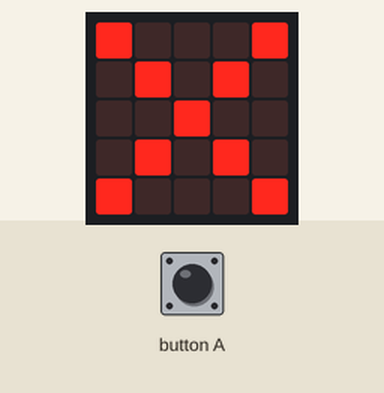
Bench run of a program on a simulated BBC micro:bit (MakeCode). Shown: the board's 5×5 LED display. The test bench sets the inputs (shaded band). The 48×5 strip is a reading aid, not a part: it shows the text the display is scrolling, unrolled, one strip-width of it at a time.

Above: at 1.3 s.
At 4.2 s:
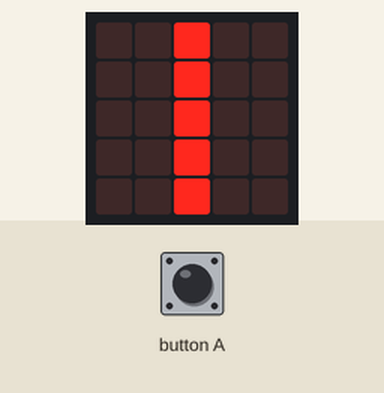
4.3 s: button A pressed for 0.15 s
At 5.4 s:
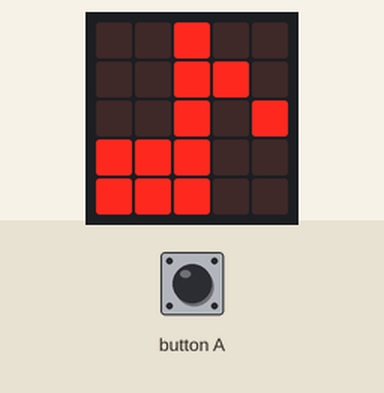
At 6.8 s:
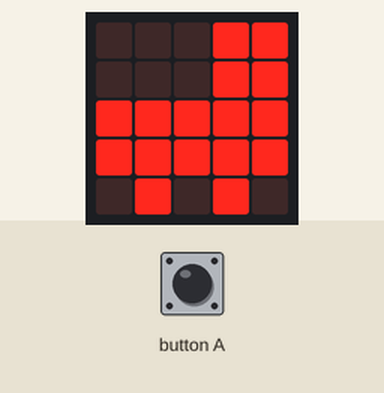
Timing chart, 0 to 8.3 s (numbered marks = the images above; inputs shaded):
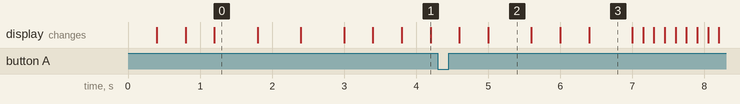

The program:

main.ts
```typescript
input.onButtonPressed(Button.A, function () {
    basic.showLeds(`
        . # # # #
        . # . . #
        . # # # #
        . # . . #
        . # . . #
        `)
    basic.showLeds(`
        . # # # #
        . # . . .
        . # # # #
        . # . . .
        . # # # #
        `)
    basic.showIcon(IconNames.Rollerskate)
    basic.showString("Hello!")
    basic.showLeds(`
        . # # # #
        . # . . .
        . # # # #
        . # . . .
        . # . . .
        `)
    basic.showLeds(`
        . # . . .
        . . . . .
        . # . . .
        . # . . .
        . # . . .
        `)
    basic.showLeds(`
        . # . . .
        . # . . .
        . # . . .
        . # . . .
        . # # # #
        `)
    basic.showLeds(`
        . # . . .
        . . . . .
        . # . . .
        . # . . .
        . # . . .
        `)
    basic.showLeds(`
        . # # # #
        . # . . #
        . # # # #
        . # . . .
        . . . . .
        `)
    basic.showIcon(IconNames.Meh)
    basic.pause(2)
    basic.showLeds(`
        . # . # #
        . # . . #
        . # # # .
        . # . . .
        . . . . .
        `)
    basic.showIcon(IconNames.Rabbit)
    basic.showIcon(IconNames.Ghost)
    basic.showLeds(`
        # # # # #
        # # # # #
        . # # # .
        # # . # #
        # # # # #
        `)
    basic.showIcon(IconNames.Pitchfork)
    basic.showLeds(`
        # . . . .
        . # # # .
        . . . # #
        . . # # .
        # # # . .
        `)
    basic.showString("Hello!")
})
basic.showLeds(`
    . . # . .
    . . # . .
    . # # . #
    . # # # #
    . # # # .
    `)
basic.showLeds(`
    # # # # #
    # . # . #
    # # # # #
    # . # . #
    # # # # #
    `)
basic.showLeds(`
    . . # . .
    . . # . .
    . . # . .
    . . # . .
    . . # # .
    `)
basic.showIcon(IconNames.No)
basic.showIcon(IconNames.Snake)
basic.showIcon(IconNames.Chessboard)
basic.forever(function () {
    basic.showLeds(`
        . . . . .
        . # # # #
        . . . # .
        . . . # #
        . . . . #
        `)
    basic.showLeds(`
        . # . . .
        . # . . .
        . # . . .
        . # . . .
        . # . . .
        `)
    basic.showLeds(`
        . . # . .
        . . # . .
        . . # . .
        . . # . .
        . . # . .
        `)
    basic.showLeds(`
        # . . . .
        # . . . .
        # . . . .
        # . . . .
        # . . . .
        `)
    basic.showLeds(`
        . # . . .
        . # . . .
        . # . . .
        . # . . .
        . # . . .
        `)
    basic.showIcon(IconNames.EigthNote)
})
```

test.ts
```typescript
// test ender her, dette bliver ikke kompileret, når denne pakke bruges som en udvidelse.
```

Measured:
- after the input at 4.3 s, the display: first differs from a run without the input after 1.3 s (image 3 shows a later state)
- what the display in image 0 shows lasts 0.6 s, from 1.2 s to 1.8 s
- what the display in image 1 shows lasts 0.4 s, from 3.8 s to 4.2 s
